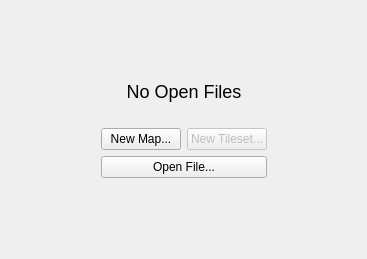
<?xml version="1.0" encoding="UTF-8"?>
<ui version="4.0">
 <class>Tiled::NoEditorWidget</class>
 <widget class="QWidget" name="Tiled::NoEditorWidget">
  <property name="geometry">
   <rect>
    <x>0</x>
    <y>0</y>
    <width>367</width>
    <height>259</height>
   </rect>
  </property>
  <layout class="QGridLayout" name="gridLayout">
   <item row="1" column="1">
    <layout class="QVBoxLayout" name="verticalLayout">
     <item>
      <widget class="QLabel" name="title">
       <property name="text">
        <string>&lt;font size=&quot;+2&quot;&gt;No Open Files&lt;/font&gt;</string>
       </property>
       <property name="alignment">
        <set>Qt::AlignCenter</set>
       </property>
      </widget>
     </item>
     <item>
      <spacer name="verticalSpacer_3">
       <property name="orientation">
        <enum>Qt::Vertical</enum>
       </property>
       <property name="sizeType">
        <enum>QSizePolicy::Fixed</enum>
       </property>
       <property name="sizeHint" stdset="0">
        <size>
         <width>20</width>
         <height>20</height>
        </size>
       </property>
      </spacer>
     </item>
     <item>
      <layout class="QHBoxLayout" name="horizontalLayout">
       <item>
        <widget class="QPushButton" name="newMapButton">
         <property name="text">
          <string>New Map...</string>
         </property>
        </widget>
       </item>
       <item>
        <widget class="QPushButton" name="newTilesetButton">
         <property name="enabled">
          <bool>false</bool>
         </property>
         <property name="text">
          <string>New Tileset...</string>
         </property>
        </widget>
       </item>
      </layout>
     </item>
     <item>
      <layout class="QVBoxLayout" name="verticalLayout_4">
       <item>
        <widget class="QPushButton" name="openFileButton">
         <property name="text">
          <string>Open File...</string>
         </property>
        </widget>
       </item>
      </layout>
     </item>
    </layout>
   </item>
   <item row="0" column="1">
    <spacer name="verticalSpacer">
     <property name="orientation">
      <enum>Qt::Vertical</enum>
     </property>
     <property name="sizeHint" stdset="0">
      <size>
       <width>20</width>
       <height>80</height>
      </size>
     </property>
    </spacer>
   </item>
   <item row="1" column="0">
    <spacer name="horizontalSpacer_2">
     <property name="orientation">
      <enum>Qt::Horizontal</enum>
     </property>
     <property name="sizeHint" stdset="0">
      <size>
       <width>84</width>
       <height>20</height>
      </size>
     </property>
    </spacer>
   </item>
   <item row="2" column="1">
    <spacer name="verticalSpacer_2">
     <property name="orientation">
      <enum>Qt::Vertical</enum>
     </property>
     <property name="sizeHint" stdset="0">
      <size>
       <width>20</width>
       <height>79</height>
      </size>
     </property>
    </spacer>
   </item>
   <item row="1" column="2">
    <spacer name="horizontalSpacer">
     <property name="orientation">
      <enum>Qt::Horizontal</enum>
     </property>
     <property name="sizeHint" stdset="0">
      <size>
       <width>84</width>
       <height>20</height>
      </size>
     </property>
    </spacer>
   </item>
  </layout>
 </widget>
 <resources/>
 <connections/>
</ui>
